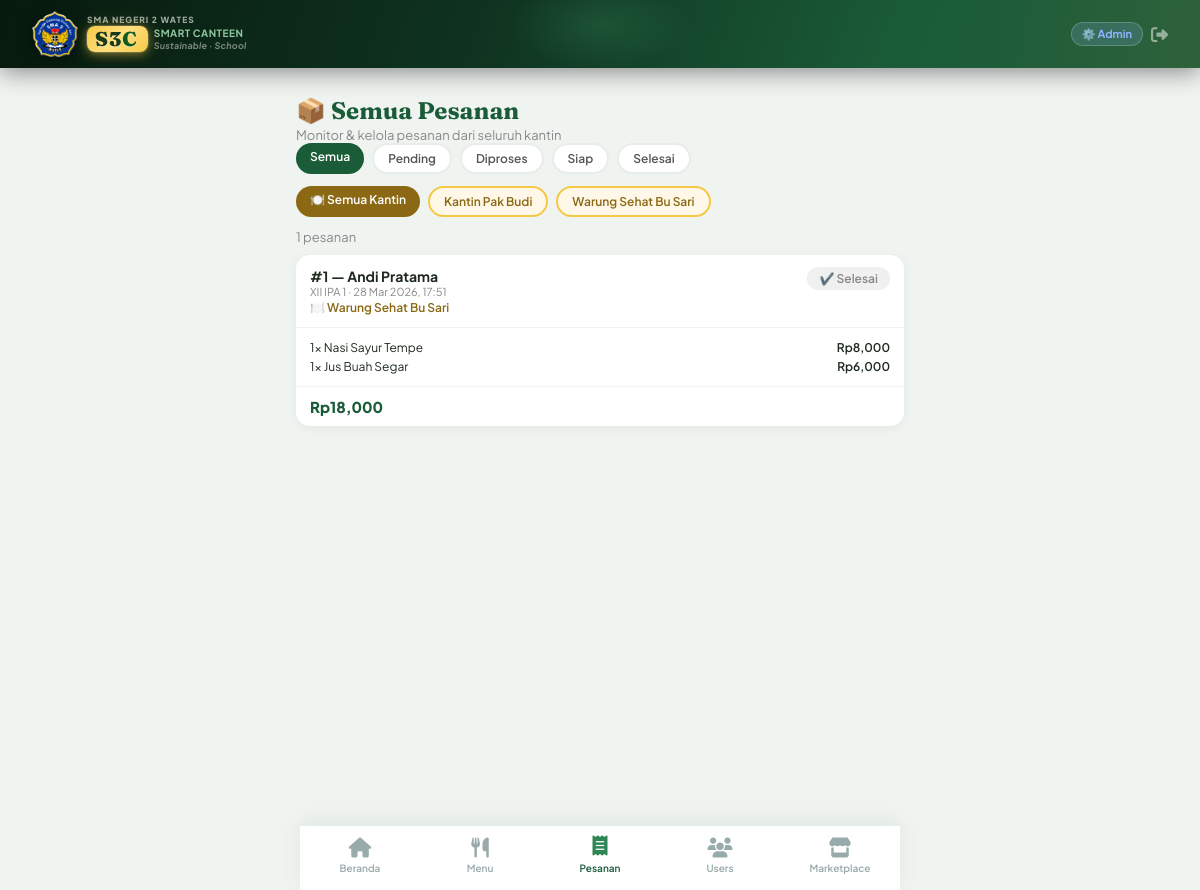
Page /admin/orders (signed in) on the committed database.
### tables this page shows
CREATE TABLE users (
            id INTEGER PRIMARY KEY AUTOINCREMENT,
            name TEXT NOT NULL, username TEXT UNIQUE NOT NULL,
            password TEXT NOT NULL, role TEXT NOT NULL,
            kelas TEXT, tenant_name TEXT, photo TEXT,
            created_at TEXT DEFAULT (datetime('now'))
        );

CREATE TABLE orders (
            id INTEGER PRIMARY KEY AUTOINCREMENT,
            student_id INTEGER NOT NULL, tenant_id INTEGER NOT NULL,
            status TEXT DEFAULT 'pending', total_price REAL DEFAULT 0, notes TEXT,
            created_at TEXT DEFAULT (datetime('now')),
            FOREIGN KEY (student_id) REFERENCES users(id),
            FOREIGN KEY (tenant_id) REFERENCES users(id)
        );

CREATE TABLE order_items (
            id INTEGER PRIMARY KEY AUTOINCREMENT,
            order_id INTEGER NOT NULL, menu_id INTEGER NOT NULL,
            quantity INTEGER DEFAULT 1, subtotal REAL DEFAULT 0,
            FOREIGN KEY (order_id) REFERENCES orders(id),
            FOREIGN KEY (menu_id) REFERENCES menus(id)
        );

CREATE TABLE menus (
            id INTEGER PRIMARY KEY AUTOINCREMENT,
            tenant_id INTEGER NOT NULL, name TEXT NOT NULL,
            description TEXT, price REAL NOT NULL, category TEXT,
            calories REAL DEFAULT 0, protein REAL DEFAULT 0,
            carbs REAL DEFAULT 0, fat REAL DEFAULT 0, fiber REAL DEFAULT 0,
            is_healthy INTEGER DEFAULT 0, is_available INTEGER DEFAULT 1,
            image_emoji TEXT DEFAULT '🍱', image_file TEXT,
            created_at TEXT DEFAULT (datetime('now')),
            FOREIGN KEY (tenant_id) REFERENCES users(id)
        );

### app.py (the view)
@app.route('/admin/orders')
def admin_orders():
    if 'user_id' not in session or session['role'] != 'admin': return redirect(url_for('login'))
    sf = request.args.get('status','all')
    tenant_id = request.args.get('tenant','all')
    sql = '''SELECT o.*,s.name as student_name,s.kelas,t.tenant_name,t.name as tname
             FROM orders o JOIN users s ON o.student_id=s.id JOIN users t ON o.tenant_id=t.id WHERE 1=1'''
    args = []
    if sf != 'all': sql += ' AND o.status=?'; args.append(sf)
    if tenant_id != 'all': sql += ' AND o.tenant_id=?'; args.append(tenant_id)
    sql += ' ORDER BY o.created_at DESC LIMIT 100'
    orders  = query_db(sql, args)
    tenants = query_db("SELECT * FROM users WHERE role='tenant' ORDER BY tenant_name")
    oim     = {o['id']: query_db('SELECT oi.*,m.name as mname FROM order_items oi JOIN menus m ON oi.menu_id=m.id WHERE oi.order_id=?',[o['id']]) for o in orders}
    return render_template('admin/orders.html', orders=orders, tenants=tenants, order_items_map=oim, status_filter=sf, tenant_filter=tenant_id)

### app.py (called while the page is built)
def get_db():
    db = getattr(g, '_database', None)
    if db is None:
        db = g._database = sqlite3.connect(DATABASE)
        db.row_factory = sqlite3.Row
        db.execute("PRAGMA foreign_keys = ON")
    return db

@app.teardown_appcontext
def close_connection(exc):
    db = getattr(g, '_database', None)
    if db: db.close()

def query_db(q, args=(), one=False, commit=False):
    db = get_db()
    cur = db.execute(q, args)
    if commit:
        db.commit()
        return cur.lastrowid
    rv = cur.fetchall()
    return (rv[0] if rv else None) if one else rv

@app.template_filter('strftime')
def strftime_filter(s, fmt='%d %b %Y'):
    if not s: return ''
    try:    return datetime.strptime(s[:19],'%Y-%m-%d %H:%M:%S').strftime(fmt)
    except:
        try: return datetime.strptime(s[:10],'%Y-%m-%d').strftime(fmt)
        except: return s

### templates/admin/orders.html (shortened to what this page needs)
{% extends 'base.html' %}
{% block content %}
<div class="page-header">
    <div class="page-title">📦 Semua Pesanan</div>
    <div class="page-subtitle">Monitor & kelola pesanan dari seluruh kantin</div>
</div>
<div style="padding:0 16px 12px;display:flex;gap:8px;overflow-x:auto;flex-wrap:wrap;">
    {% for s,label in [('all','Semua'),('pending','Pending'),('processing','Diproses'),('ready','Siap'),('done','Selesai')] %}
    <a href="{{ url_for('admin_orders', status=s, tenant=tenant_filter) }}"
       style="flex-shrink:0;padding:6px 14px;border-radius:20px;font-size:12px;font-weight:600;text-decoration:none;
              {% if status_filter==s %}background:#1a5c38;color:white;{% else %}background:white;color:#555;border:2px solid #e8ede9;{% endif %}">
        {{ label }}
    </a>
    {% endfor %}
</div>
<div style="padding:0 16px 12px;display:flex;gap:8px;overflow-x:auto;">
    <a href="{{ url_for('admin_orders', status=status_filter, tenant='all') }}"
       style="flex-shrink:0;padding:6px 14px;border-radius:20px;font-size:12px;font-weight:600;text-decoration:none;
              {% if tenant_filter=='all' %}background:#8b6914;color:white;{% else %}background:#fff8e8;color:#8b6914;border:2px solid #f6c847;{% endif %}">
        🍽️ Semua Kantin
    </a>
    {% for t in tenants %}
    <a href="{{ url_for('admin_orders', status=status_filter, tenant=t.id) }}"
       style="flex-shrink:0;padding:6px 14px;border-radius:20px;font-size:12px;font-weight:600;text-decoration:none;
              {% if tenant_filter|string==t.id|string %}background:#8b6914;color:white;{% else %}background:#fff8e8;color:#8b6914;border:2px solid #f6c847;{% endif %}">
        {{ t.tenant_name or t.name }}
    </a>
    {% endfor %}
</div>
<div style="padding:0 16px 80px;">
    {% if orders %}
    <div style="font-size:13px;color:#888;margin-bottom:10px;">{{ orders|length }} pesanan</div>
    {% for order in orders %}
    <div style="background:white;border-radius:14px;margin-bottom:10px;overflow:hidden;box-shadow:0 2px 8px rgba(26,92,56,0.07);">
        <div style="padding:12px 14px;border-bottom:1px solid #f0f4f1;">
            <div style="display:flex;justify-content:space-between;align-items:flex-start;">
                <div>
                    <div style="font-weight:700;font-size:14px;">#{{ order.id }} — {{ order.student_name }}</div>
                    <div style="font-size:11px;color:#888;">{{ order.kelas or '-' }} · {{ order.created_at | strftime('%d %b %Y, %H:%M') }}</div>
                    <div style="font-size:12px;color:#8b6914;font-weight:600;margin-top:2px;">🍽️ {{ order.tenant_name or order.tname }}</div>
                </div>
                <span class="chip chip-{{ order.status }}">
                    {% if order.status=='pending' %}⏳ Pending
                    {% elif order.status=='processing' %}🔄 Diproses
                    {% elif order.status=='ready' %}✅ Siap
                    {% else %}✔️ Selesai{% endif %}
                </span>
            </div>
        </div>
        <div style="padding:10px 14px;border-bottom:1px solid #f0f4f1;">
            {% for item in order_items_map.get(order.id, []) %}
            <div style="display:flex;justify-content:space-between;font-size:12px;padding:2px 0;">
                <span>{{ item.quantity }}× {{ item.mname }}</span>
                <span style="font-weight:600;">Rp{{ "{:,.0f}".format(item.subtotal) }}</span>
            </div>
            {% endfor %}
        </div>
        <div style="padding:10px 14px;display:flex;justify-content:space-between;align-items:center;">
            <div style="font-weight:800;color:#1a5c38;font-size:15px;">Rp{{ "{:,.0f}".format(order.total_price) }}</div>
        </div>
    </div>
    {% endfor %}
    {% else %}
    <div class="empty-state"><i class="fas fa-inbox"></i><p>Tidak ada pesanan</p></div>
    {% endif %}
</div>
{% endblock %}

### templates/base.html (style rules this page uses)
:root { --forest: #1a5c38; --leaf: #2d8653; --sage: #4caf78; --mint: #a8e6bc; --foam: #e8f5ee; --earth: #8b6914; --clay: #c4956a; --sand: #f5e6d3; --cream: #fdfaf6; --bark: #4a3728; --charcoal: #1e2a1f; --mist: #f0f4f1; --white: #ffffff; --danger: #e05252; --warning: #e8a020; --info: #3a8fd4; --shadow-sm: 0 2px 8px rgba(26,92,56,0.08); --shadow-md: 0 4px 20px rgba(26,92,56,0.12); --shadow-lg: 0 8px 40px rgba(26,92,56,0.16); --radius: 16px; --radius-sm: 10px; --radius-lg: 24px; }
* { margin: 0; padding: 0; box-sizing: border-box; }
html { scroll-behavior: auto; }
body { font-family: 'Plus Jakarta Sans', sans-serif; background: var(--mist); color: var(--charcoal); min-height: 100vh; padding-bottom: 90px; }
.chip { display: inline-flex; align-items: center; gap: 4px; padding: 4px 12px; border-radius: 20px; font-size: 12px; font-weight: 600; }
.chip-done { background: #f0f0f0; color: #888; }
.page-header { padding: 20px 16px 0; }
.page-title { font-family: 'Fraunces', serif; font-size: 24px; font-weight: 700; color: var(--forest); }
.page-subtitle { font-size: 13px; color: #888; margin-top: 2px; }

### rows in the picture
users: tenant_name "Kantin Pak Budi"
users: tenant_name "Warung Sehat Bu Sari"
orders: id "1", student_name "Andi Pratama", kelas "XII IPA 1", created_at|strftime "28 Mar 2026, 17:51", tenant_name "Warung Sehat Bu Sari", status "✔️ Selesai", total_price "18,000"
order_items: quantity "1", mname "Nasi Sayur Tempe", subtotal "8,000"
order_items: quantity "1", mname "Jus Buah Segar", subtotal "6,000"

### other values in the picture
{{ label }} "Semua" "Pending" "Diproses" "Siap" "Selesai"
{{ orders|length }} "1"
